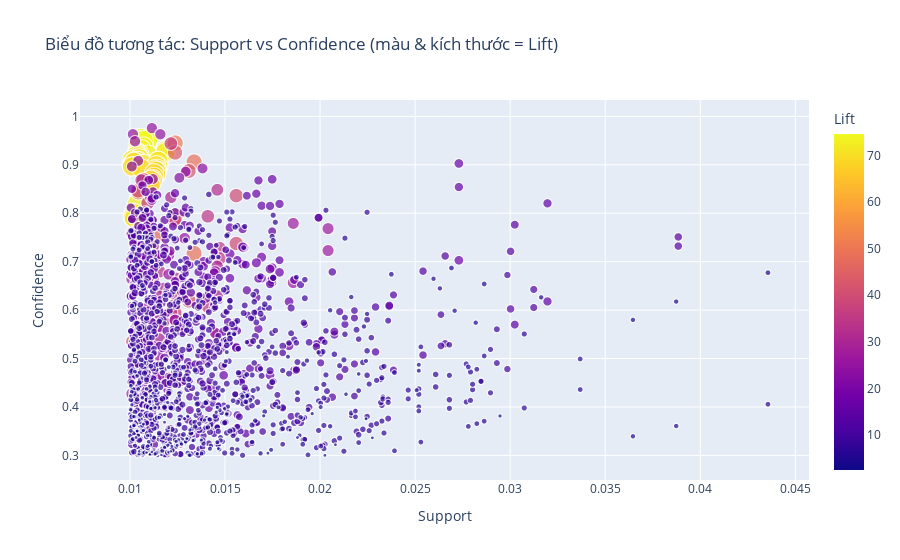

The notebook cell saved with this chart:
### Code cell
# Cell 19: Scatter Plotly
if PLOT_PLOTLY_SCATTER and not rules_filtered_fp.empty:
    visualizer.plot_rules_support_confidence_scatter_interactive(
        rules_df=rules_filtered_fp,
    )
else:
    if rules_filtered_fp.empty:
        print("Không có luật nào sau khi lọc để vẽ scatter Plotly.")
    else:
        print("PLOT_PLOTLY_SCATTER = False, bỏ qua biểu đồ Plotly.")

### Figure 1 — Plotly figure (JSON) as saved in the notebook; plotly's stock layout.template omitted (floating-point values rounded to 4 significant figures; data arrays with more than 128 entries replaced by an {"elided": "..."} marker saying what was removed)
{"data": [{"hovertemplate": "<b>%{hovertext}</b><br><br>Support=%{x}<br>Confidence=%{y}<br>Lift=%{marker.color}<extra></extra>", "hovertext": {"elided": "1794 str values"}, "legendgroup": "", "marker": {"color": {"elided": "1794 float values"}, "coloraxis": "coloraxis", "size": {"elided": "1794 float values"}, "sizemode": "area", "sizeref": 0.1864, "symbol": "circle"}, "mode": "markers", "name": "", "showlegend": false, "type": "scattergl", "x": {"elided": "1794 float values"}, "xaxis": "x", "y": {"elided": "1794 float values"}, "yaxis": "y"}], "layout": {"coloraxis": {"colorbar": {"title": {"text": "Lift"}}, "colorscale": [[0, "#0d0887"], [0.1111, "#46039f"], [0.2222, "#7201a8"], [0.3333, "#9c179e"], [0.4444, "#bd3786"], [0.5556, "#d8576b"], [0.6667, "#ed7953"], [0.7778, "#fb9f3a"], [0.8889, "#fdca26"], [1, "#f0f921"]]}, "legend": {"itemsizing": "constant", "tracegroupgap": 0}, "title": {"text": "Biểu đồ tương tác: Support vs Confidence (màu & kích thước = Lift)"}, "xaxis": {"anchor": "y", "domain": [0, 1], "title": {"text": "Support"}}, "yaxis": {"anchor": "x", "domain": [0, 1], "title": {"text": "Confidence"}}}}
